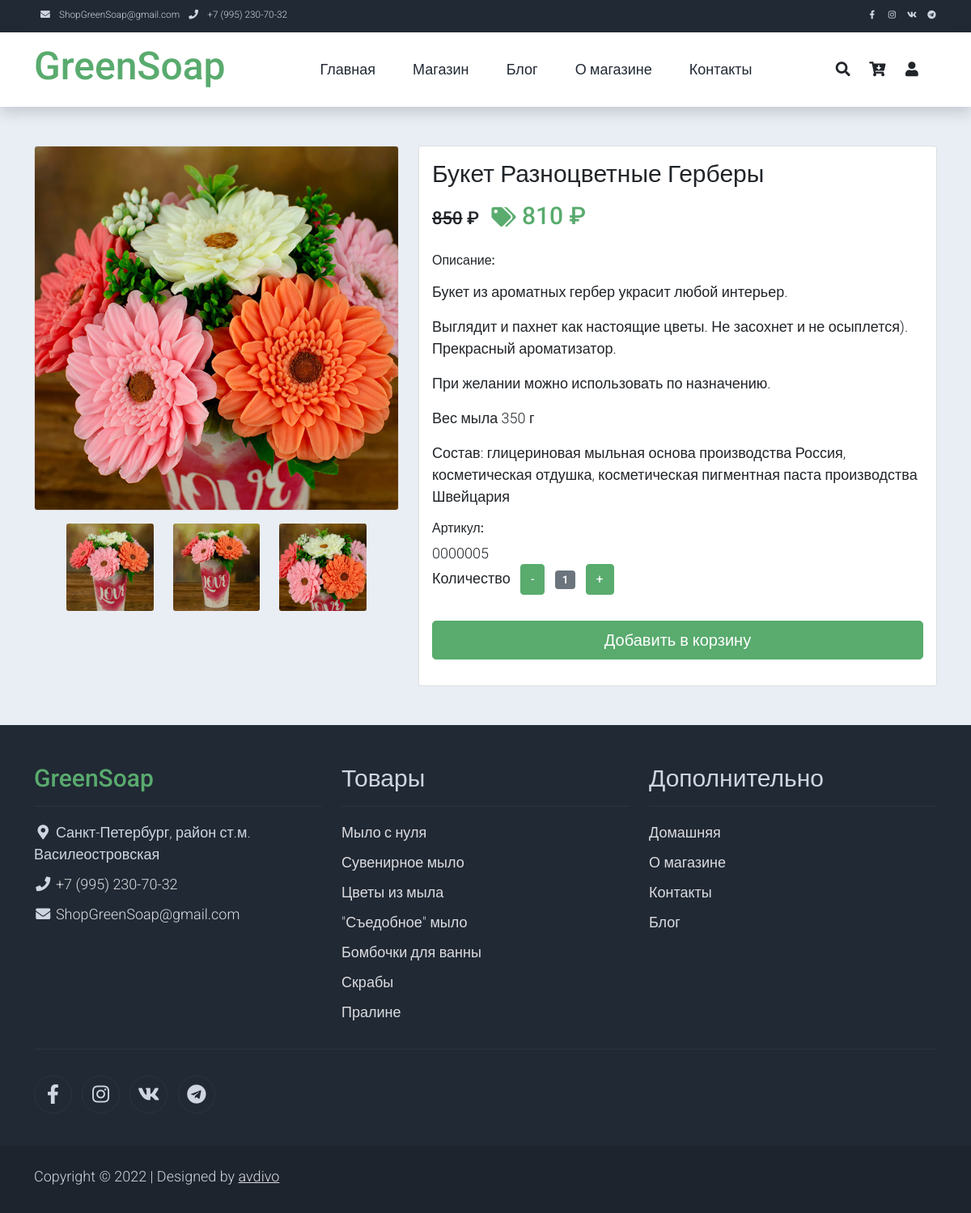
Page /shop-single/gerbery/ on the earlier database version.
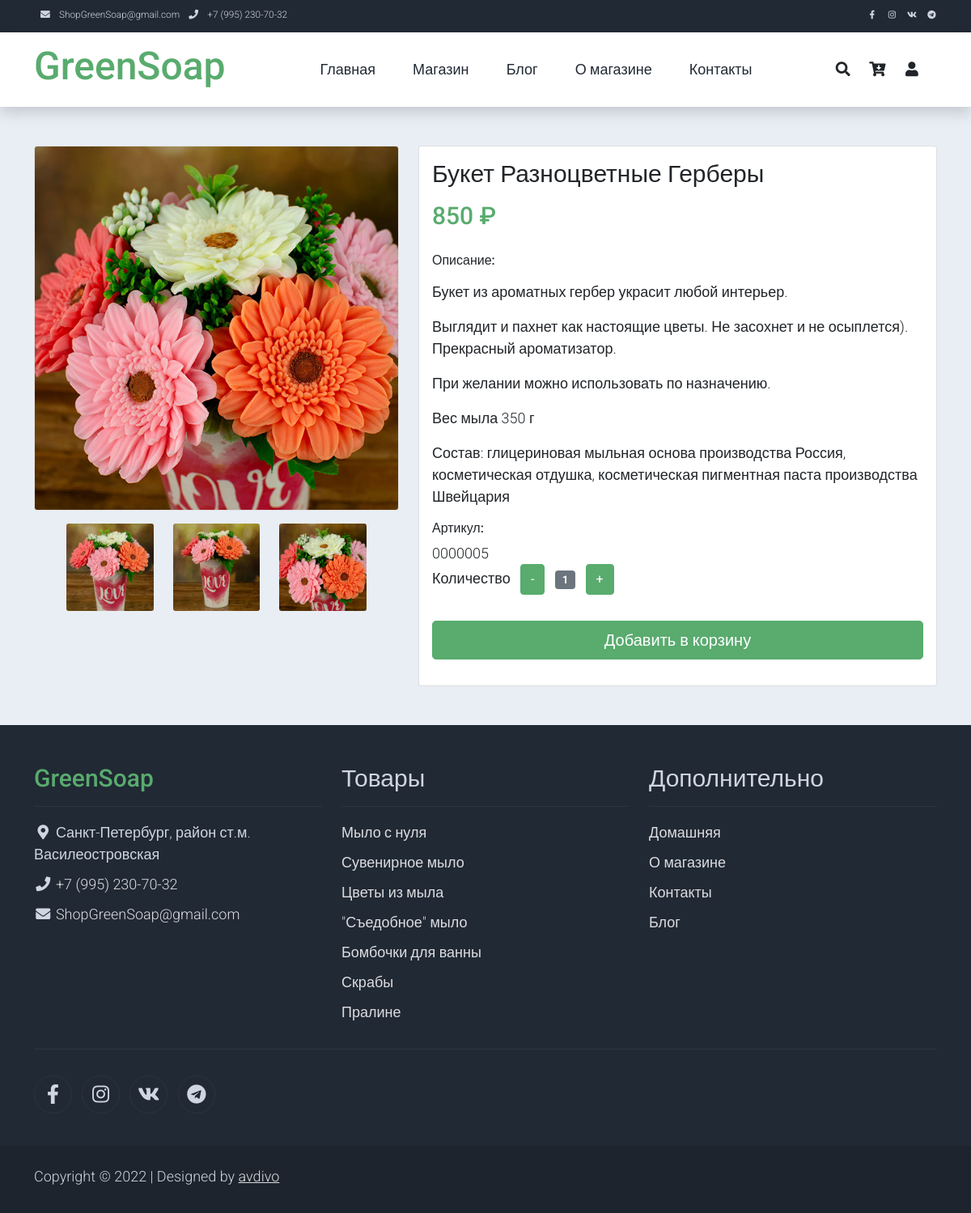
Same page on the later database version.
### product/models.py (models this page shows, shortened)
class ProductImage(models.Model):
    product = models.ForeignKey(Product, blank=True, null=True, default=None,
                                on_delete=models.SET_DEFAULT)  # Связь с товаром
    image = models.ImageField(upload_to='product_image/')  # Ссылка на фотографию товара
    active = models.BooleanField(default=True)  # Отображать фотографию
    main = models.BooleanField(default=False, verbose_name=u'Главная')  # Главная фотография
    class Meta:
        verbose_name = 'Фотография'
        verbose_name_plural = 'Фотографии'

class Product(models.Model):
    name = models.CharField(max_length=128, verbose_name=u'Название')  # Название товара
    category = models.ForeignKey(Category, on_delete=models.PROTECT,
                                 verbose_name=u'Категория')  # К какой категории относится товар
    alias = models.CharField(max_length=64, blank=False, unique=True, default='!!!', verbose_name=u'Псевдоним')  # Псевдоним поля
    holiday = models.ManyToManyField(Holiday, default='1', blank=False,
                                 verbose_name=u'Праздник')  # К какому празднику подходит товар
    description = models.TextField(blank=True, verbose_name=u'Описание')  # Описание товара
    price = models.IntegerField(default=0, verbose_name=u'Цена')  # Цена за единицу
    quantity = models.IntegerField(default=0, verbose_name=u'Остаток')  # Остаток на складе
    popular = models.IntegerField(default=0, verbose_name=u'Популярность')  # Популярность товара
    discount = models.IntegerField(default=0, verbose_name=u'Скидка')  # Скидка (сумма скидки, не %)
    active = models.BooleanField(default=True, verbose_name=u'Активен')  # Товар Активен
    article = models.CharField(max_length=8,
                               blank=True, default=None,
                               verbose_name=u'Артикль')  # Артикль (получается с применением префикса PRODUCT_PREFIX)
    class Meta:
        verbose_name = 'Товар'
        verbose_name_plural = 'Товары'
    @property
    def actual_price(self):
        return self.price - self.discount if self.active else 0

### shop/views.py (the view)
# urls.py: path('shop-single/', shop_single, name='shop-single'),
def shop_single(request, product=None):
    if product:
        request.session['return'] = 'shop-single ' + str(product)
    else:
        request.session['return'] = 'shop-single'
    if product == None:
        return redirect('shop')
    try:
        product = Product.objects.get(alias=product)
        product.popular = F('popular') + 1
        product.save()
    except:
        return redirect('shop')
    try:
        counter = ProductViewCounter.objects.get(product=product)
        counter.counter = F('counter') + 1
        counter.save()
    except:
        ProductViewCounter.objects.create(product=product, counter=1)
    images = product.productimage_set.filter(active=True)
    if len(images):
        main_image = images[0].image.url
    else:
        main_image = settings.NO_PHOTO
    for image in images:
        if image.main:
            main_image = image.image.url
            break
    images = [images[i:i + 3] for i in range(0, len(images), 3)]  # Разбиваем список картинок по 3
    discount_price = product.price - product.discount if product.discount else 0
    return render(request, 'shop-single.html', locals())

### templates/shop-single.html (shortened to what this page needs)
{% extends 'base.html' %}
{% load static %}
{% block content %}
    <section class="bg-light">
        <div class="container pb-5">
            <div class="row">
                <div class="col-lg-5 mt-5">
                    <div class="card mb-3">
                        <img class="card-img img-fluid" src="{{ main_image }}" alt="Card image cap" id="product-detail">
                    </div>
                    <div class="row">
                        {% if images %}
                        <div id="multi-item-example" class="col-10 carousel slide carousel-multi-item" data-bs-ride="carousel">
                            <div class="carousel-inner product-links-wap" role="listbox">
                                {% for images_3 in images %}
                                <div class="carousel-item {% if forloop.counter0 == 0 %} active {% endif %}">
                                    <div class="row">
                                        {% for image in images_3 %}
                                        <div class="col-4">
                                            <a href="#">
                                                <img class="card-img img-fluid" src="{{ image.image.url }}" alt="{{ product.name }}">
                                            </a>
                                        </div>
                                        {% endfor %}
                                    </div>
                                </div>
                                {% endfor %}
                            </div>
                        </div>
                        {% endif %}
                    </div>
                </div>
                <div class="col-lg-7 mt-5">
                    <div class="card">
                        <div class="card-body">
                            <h1 class="h2">{{ product.name }}</h1>
                            {% if product.active %}
                                <div class="pt-2">
                                     {% if product.discount %}
                                        <span class="h3"><s>{{ product.price }}</s> &#x20bd; &nbsp;</span>
                                        <span class="h2 text-success logo">
                                            <i class='fas fa-tags' style='font-size:24px'></i>
                                            {{ product.actual_price }} &#x20bd;</span>
                                    {% else %}
                                        <span class="h2 text-success logo">{{ product.price }} &#x20bd;</span>
                                    {% endif %}
                                </div>
                            {% else %}
                            <p class="h3 py-2">Нет в наличии</p>
                            {% endif %}
                            <br>
                            <h6>Описание:</h6>
                            <p>{{ product.description|safe|linebreaks }}</p>
                            <h6>Артикул:</h6>
                            {{ product.article }}
                            {% if product.active %}
                            <form action="{% url 'add_to_basket' %}" method="post" id="form_work_basket">
                                <div class="row">
                                    <div class="col-auto">
                                        <ul class="list-inline pb-3">
                                            <li class="list-inline-item text-right">
                                                Количество
                                            </li>
                                            <li class="list-inline-item"><span class="btn btn-success" id="btn-minus">-</span></li>
                                            <li class="list-inline-item"><span class="badge bg-secondary" id="var-value">1</span></li>
                                            <li class="list-inline-item"><span class="btn btn-success" id="btn-plus">+</span></li>
                                        </ul>
                                    </div>
                                </div>
                                <div class="row pb-3">
                                    <div class="col d-grid">
                                        <button type="submit" class="btn btn-success btn-lg" name="submit">Добавить в корзину</button>
                                    </div>
                                </div>
                            </form>
                            {% endif %}
                        </div>
                    </div>
                </div>
            </div>
        </div>
    </section>
{% endblock content %}

Differences in the rows shown:
changed Product "Букет Разноцветные Герберы": discount 40 → 0 (drawn); actual_price "810" → (not shown)
